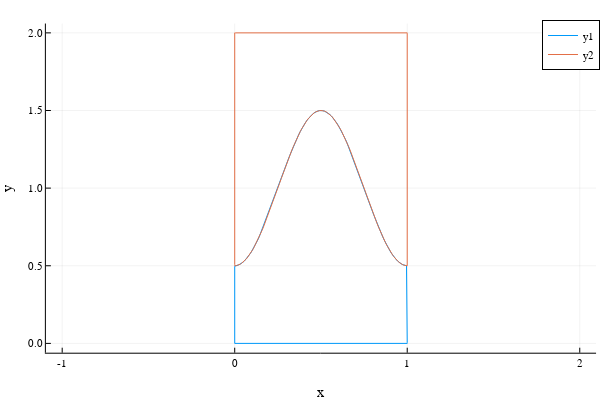

Notebook source saved alongside this figure:
### Code cell
geo = geometry(;homogeneous=false);
#DF.check_geometry(geo;ϵtol=1e-4)
#DF.check_homogeneous_geometry(geo;ϵtol=1e-4)

plot(geo.domains[1],tangent=false,normal=false)
plot!(geo.domains[2],tangent=false,normal=false)

### Figure 1 — Plotly figure (JSON) as saved in the notebook; plotly's stock layout.template omitted (floating-point values rounded to 4 significant figures; data arrays with more than 128 entries replaced by an {"elided": "..."} marker saying what was removed)
{"data": [{"colorbar": {"len": 0.9143, "title": "", "x": 0.9934, "y": 0.533}, "legendgroup": "y1", "line": {"color": "rgba(0, 154, 250, 1.000)", "dash": "solid", "shape": "linear", "width": 1}, "mode": "lines", "name": "y1", "showlegend": true, "type": "scatter", "x": {"elided": "320 float values"}, "xaxis": "x", "y": {"elided": "320 float values"}, "yaxis": "y"}, {"colorbar": {"len": 0.9143, "title": "", "x": 0.9934, "y": 0.533}, "legendgroup": "y2", "line": {"color": "rgba(227, 111, 71, 1.000)", "dash": "solid", "shape": "linear", "width": 1}, "mode": "lines", "name": "y2", "showlegend": true, "type": "scatter", "x": {"elided": "320 float values"}, "xaxis": "x", "y": {"elided": "320 float values"}, "yaxis": "y"}], "layout": {"annotations": [], "height": 400, "legend": {"bgcolor": "rgba(255, 255, 255, 1.000)", "bordercolor": "rgba(0, 0, 0, 1.000)", "borderwidth": 1, "font": {"color": "rgba(0, 0, 0, 1.000)", "family": "sans-serif", "size": 11}, "title": {"font": {"color": "rgba(0, 0, 0, 1.000)", "family": "sans-serif", "size": 15}, "text": ""}, "tracegroupgap": 0, "traceorder": "normal", "x": 1, "xanchor": "auto", "y": 1, "yanchor": "auto"}, "margin": {"b": 20, "l": 0, "r": 0, "t": 20}, "paper_bgcolor": "rgba(255, 255, 255, 1.000)", "plot_bgcolor": "rgba(255, 255, 255, 1.000)", "showlegend": true, "width": 600, "xaxis": {"anchor": "y", "domain": [0.07647, 0.9934], "gridcolor": "rgba(0, 0, 0, 0.100)", "gridwidth": 0.5, "linecolor": "rgba(0, 0, 0, 1.000)", "mirror": false, "range": [-1.095, 2.095], "showgrid": true, "showline": true, "showticklabels": true, "tickangle": 0, "tickcolor": "rgb(0, 0, 0)", "tickfont": {"color": "rgba(0, 0, 0, 1.000)", "family": "sans-serif", "size": 11}, "tickmode": "array", "ticks": "inside", "ticktext": ["-1", "0", "1", "2"], "tickvals": [-1, 0, 1, 2], "title": "x", "titlefont": {"color": "rgba(0, 0, 0, 1.000)", "family": "sans-serif", "size": 15}, "type": "-", "visible": true, "zeroline": false, "zerolinecolor": "rgba(0, 0, 0, 1.000)"}, "yaxis": {"anchor": "x", "domain": [0.07581, 0.9902], "gridcolor": "rgba(0, 0, 0, 0.100)", "gridwidth": 0.5, "linecolor": "rgba(0, 0, 0, 1.000)", "mirror": false, "range": [-0.06, 2.06], "showgrid": true, "showline": true, "showticklabels": true, "tickangle": 0, "tickcolor": "rgb(0, 0, 0)", "tickfont": {"color": "rgba(0, 0, 0, 1.000)", "family": "sans-serif", "size": 11}, "tickmode": "array", "ticks": "inside", "ticktext": ["0.0", "0.5", "1.0", "1.5", "2.0"], "tickvals": [0, 0.5, 1, 1.5, 2], "title": "y", "titlefont": {"color": "rgba(0, 0, 0, 1.000)", "family": "sans-serif", "size": 15}, "type": "-", "visible": true, "zeroline": false, "zerolinecolor": "rgba(0, 0, 0, 1.000)"}}}
